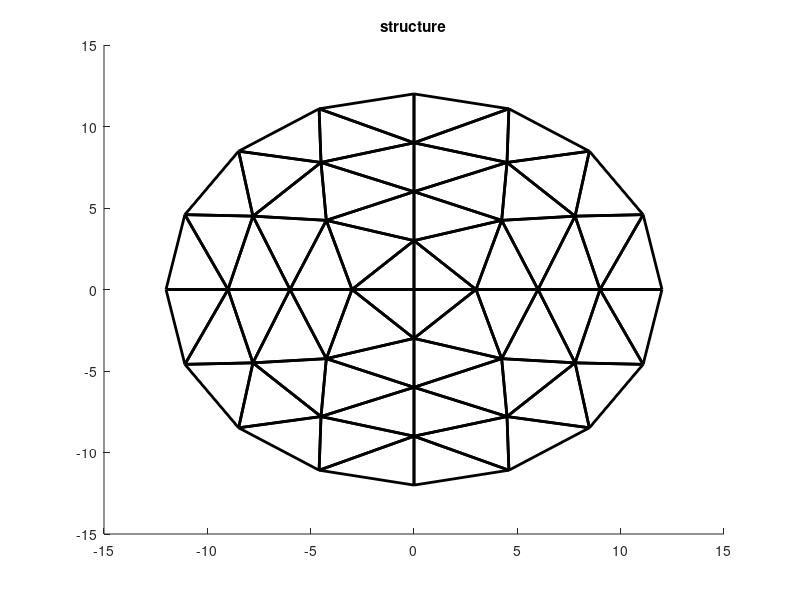

Here is the MATLAB script that generated this plot:
%%% HW3
%%% written by Seong-Min, Han
%%% Due: AM 08:00, March 15, 2022
N = 4; % 가중치 % 각 원의 점의 개수는 N * numc
numc = 4; % circle 개수 
numf = (2*numc) * (2*numc); % face 개수
numv = 2*numc*numc + 2*numc + 1; % Vertex 개수
V = importdata("Vertex.txt");
F = importdata("element.txt");
%%%%%%%%%%%%%%%%%%%%%%%%%%%%%%%%%%%%%%%%%%%%%%%%%%%%%%%%%%%%%%%%%%%%%%%%%%%
%%% vertex와 vertex 사이의 거리
len = zeros(numf,3); 
for i=1:numf
    for j =1:3
        if j==3
            len(i,j) = norm(V(F(i,j),:)-V(F(i,1),:));
        else
            len(i,j) = norm(V(F(i,j),:)-V(F(i,j+1),:));
        end
    end
end
%%%%%%%%%%%%%%%%%%%%%%%%%%%%%%%%%%%%%%%%%%%%%%%%%%%%%%%%%%%%%%%%%%%%%%%%%%%
%%% vertex 1->2, 1->3을 연결하는 vector와 vec의 norm 값
v21 = zeros(numf,2); 
v31 = zeros(numf,2);
norm_v21 = zeros(numf,1); 
norm_v31 = zeros(numf,1); 
for i=1:numf
    v21(i,:) = V(F(i,2),:)-V(F(i,1),:);
    v31(i,:) = V(F(i,3),:)-V(F(i,1),:);
    norm_v21(i,1) = norm(v21(i,:));
    norm_v31(i,1) = norm(v31(i,:));
end
%%%%%%%%%%%%%%%%%%%%%%%%%%%%%%%%%%%%%%%%%%%%%%%%%%%%%%%%%%%%%%%%%%%%%%%%%%%
%%%element로 이루어진 face의 area와 face의 외접원 radius
area = zeros(numf,1); 
rad = zeros(numf,1);
for i=1:numf
    area(i,1) = sqrt(norm_v21(i,1)*norm_v21(i,1)*norm_v31(i,1)*norm_v31(i,1) - dot(v21(i,:),v31(i,:))*dot(v21(i,:),v31(i,:)))/2;
    rad(i,1) = (len(i,1)*len(i,2)*len(i,3)) / (4*area(i,1));
end
%%%%%%%%%%%%%%%%%%%%%%%%%%%%%%%%%%%%%%%%%%%%%%%%%%%%%%%%%%%%%%%%%%%%%%%%%%%
%%%face의 edge / edge1(1-2), edge2(2-3), edge3(3-1)
edge = zeros(numf,1);
for i=1:numf
    for j=1:3
        edge(i,j) = sqrt(rad(i,1)*rad(i,1) - (len(i,j)/2)*(len(i,j)/2));
    end
end

A = zeros(numv,numv);
b = zeros(numv,1);
for i=1:numf
    for j=1:3
        if j==3
            A(F(i,j),F(i,j)) = A(F(i,j),F(i,j)) - edge(i,j)/len(i,j);
            A(F(i,j),F(i,1)) = A(F(i,j),F(i,1)) + edge(i,j)/len(i,j);
        else
            A(F(i,j),F(i,j)) = A(F(i,j),F(i,j)) - edge(i,j)/len(i,j);
            A(F(i,j),F(i,j+1)) = A(F(i,j),F(i,j+1)) + edge(i,j)/len(i,j);
        end
    end
end
A(2*numc*numc-numc+2,:)= 0; %potential이 1인 부분 - 가장 위 vertex
A(2*numc*numc+numc+2,:)= 0; %potential이 0인 부분 - 가장 아래 vertex
A(2*numc*numc-numc+2,2*numc*numc-numc+2) = 1;
A(2*numc*numc+numc+2,2*numc*numc+numc+2) = 1;
b(2*numc*numc-numc+2,1) = 1;
phi = A\ b;
%%%%%%%%%%%%%%%%%%%%%%%%%%%%%%%%%%%%%%%%%%%%%%%%%%%%%%%%%%%%%%%%%%%%%%%%%%%
figure
patch('Faces',F,'Vertices',V,'EdgeColor','black','FaceColor','none','LineWidth',2, 'Marker','o');
title('structure')
% % % plot(phi, 'b*')
% % % xlabel('vertex')
% % % ylabel('potential')
